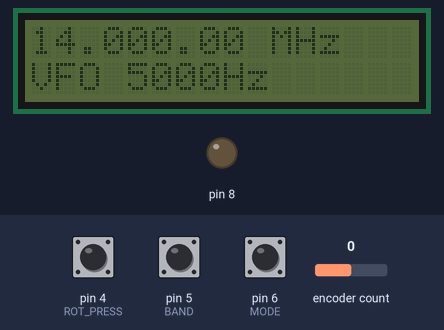
The sketch below on a simulated Arduino Uno, built with avr-gcc and run on an emulated ATmega328P. Shown: 16×2 character LCD, output pins drawn as LEDs (lit = HIGH). Inputs (shaded band) come from the test bench; at power-on: pin 6 (MODE) HIGH, pin 5 (BAND) HIGH, encoder count 0, pin 4 (ROT_PRESS) HIGH. Pins used as bus, display or sensor lines are not drawn; what the sketch prints to the serial monitor is not drawn.

Above: at 2.0 s.
2.1 s: pin 6 (MODE) pulled LOW for 0.15 s
At 3.3 s:
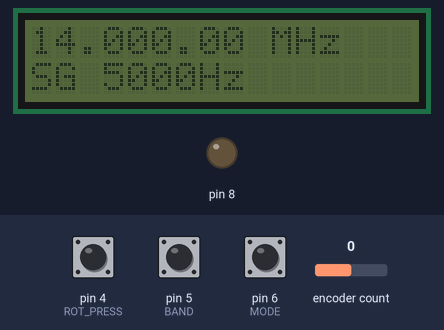
3.7 s: pin 5 (BAND) pulled LOW for 0.15 s
At 4.6 s:
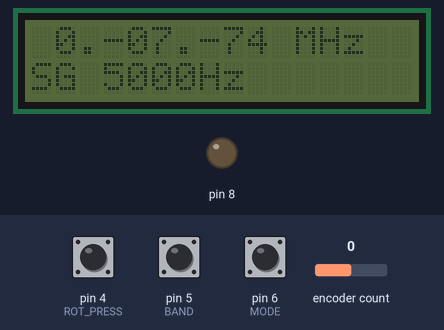
5.3 s: encoder count set to 1
At 5.6 s:
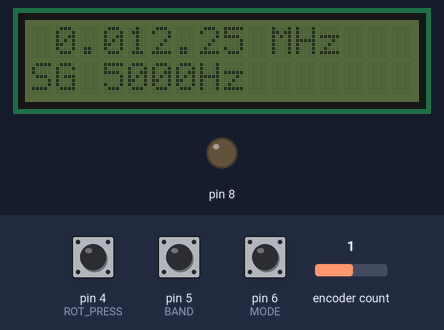
6.8 s: pin 4 (ROT_PRESS) pulled LOW for 0.15 s
At 8.0 s:
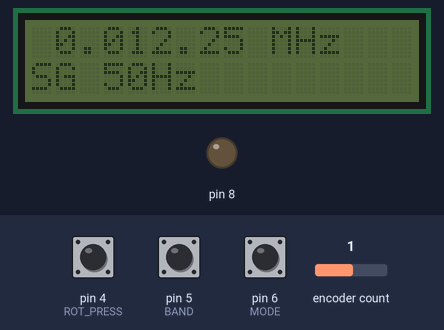
8.4 s: pin 4 (ROT_PRESS) pulled LOW for 1 s
At 9.3 s:
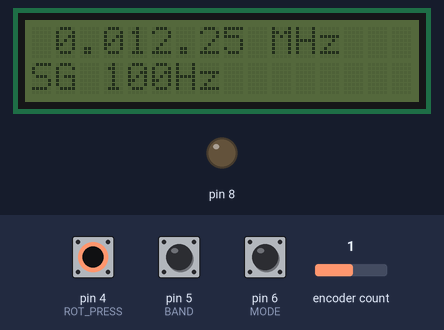
10.9 s: pin 5 (BAND) pulled LOW for 1 s
At 11.2 s:
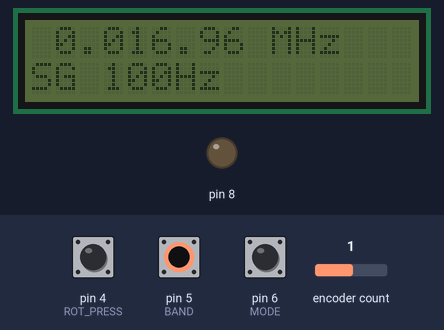
Timing chart, 0 to 13.9 s (numbered marks = the images above; inputs shaded):
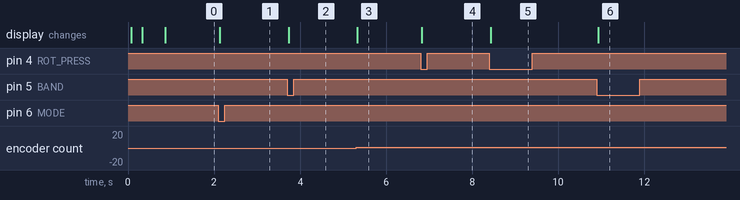

Measured:
- after the input at 2.1 s, the display: changes at once (image 1)
- after the input at 3.7 s, the display: changes at once (image 2)
- after the input at 5.3 s, the display: changes at once (image 3)
- after the input at 6.8 s, the display: changes at once (image 4)
- after the input at 8.4 s, the display: changes at once (image 5)
- after the input at 10.9 s, the display: changes at once (image 6)

The sketch:

dds60-siggen.ino
```cpp
/**
    Arduino DDS60 signal generator / VFO

      Arduino + Protoshield
         +- DDS60 -> SMA
              P1-1 -> D5  confirm ... ?
              P1-2 -> D9
              P1-3 -> D8
         +- LCD display (16x2)
              Serial board on I2C (SDA/SCL) 0x27
         +- Rotary Encoder - not tested  (see https://playground.arduino.cc/Main/RotaryEncoders/)
              Up/down - freq change
              Press - increment step 10/50/100/500/1000 kHz
         +- Buttons - not tested
              BAND - change band
              MODE - change mode (sweep,vfo,memory,sig-gen)
         +- RCA plugs on A3, A4, A5 for measurements.

     TODOs:
        - Debounce buttons
*/

#include <SPI.h>
#include <Wire.h>
#include <EEPROM.h>
#include <LCD_I2C.h>
#include <Encoder.h>
#include <Bounce2.h>
#include <dds60.h>

// DDS60 pins - don't mess with these
#define DDSLOAD 8
#define DDSCLOCK 9
#define DDSDATA 10

//buttons
#define BAND 5
#define MODE 6

// use 2/3 pins for interupts - hardwired now
#define ROT_UP 2
#define ROT_DOWN 3
#define ROT_PRESS 4

// analog a0, a1, a2 used by RCA ports

// static values
static unsigned long freq = 14000000L;  // 14mhz
static char mode = 'v';
static bool update = true;  // used to signal stopping a sweep/scan

// initialize LCD object
LCD_I2C display(0x27,16,2);  // set the LCD address to 0x27 for a 16 chars and 2 line display

// initialize DDS60 object
DDS60 dds60module(DDSLOAD, DDSCLOCK, DDSDATA);

// initialize encoder object
Encoder enc(ROT_UP,ROT_DOWN);

Bounce2::Button bandB = Bounce2::Button();
Bounce2::Button modeB = Bounce2::Button();
Bounce2::Button rotB = Bounce2::Button();


void setup() {
  // put your setup code here, to run once:

  Serial.begin(9600);
  while (!Serial) {
    ; // wait for serial port to connect. Needed for native USB port only
  }

  // initialize display
  displayInit();

  // initialize buttons
  buttonInit();


  // set frequency, uses this variable to not be constantly writing to VFO
  update = true;

  // check test
  checkTest();

}


void checkTest() {
    // if BAND and MODE buttons are pressed, enter test mode
  //bandB.update();
  modeB.update();
  if(modeB.pressed()){
    mode = 't';  // enter test mode
  }
  display.setCursor(0,0);
  display.print(F("TEST MODE"));
  delay(500);
}


void displayInit() {
  // display.begin(16, 2);
  display.begin();
  // display.backlight();

  // Show initial display buffer contents on the screen --
  // the library initializes this with an Adafruit splash screen.
  // display.display();
  //delay(250); // Pause for 1 seconds
  display.print(F("kc2ihx dds"));
  delay(250);

  // Clear the buffer
  display.clear();

}

void buttonInit()
{
   bandB.attach(BAND, INPUT_PULLUP);
   modeB.attach(MODE, INPUT_PULLUP);
   rotB.attach(ROT_PRESS, INPUT_PULLUP);
   bandB.interval(5);
   modeB.interval(5);
   rotB.interval(5);
   bandB.setPressedState(LOW);
   modeB.setPressedState(LOW);
   rotB.setPressedState(LOW);

}

// sweeps constants
// sweep reach in khz
static uint8_t i_sweep_size = 0;
static const PROGMEM uint8_t n_sweep_size = 10;
static const PROGMEM long sweep_size[] = {
  1, 2, 5, 10, 20, 50, 100, 500, 1000, 5000
};
// sweep size in hz
static uint8_t i_sweep_step = 0;
static const PROGMEM uint8_t n_sweep_step = 7;
static const PROGMEM long sweep_step[] = {
  1, 5, 10, 50, 100, 500, 1000
};

void sweep() {
  /**
     loop from _start to _end once
  */
  int end_freq = freq + sweep_size[i_sweep_size] * 1000;
  int sweep_freq = freq;
  while ((sweep_freq >= end_freq) & not update) {
    //setFreq(sweep_freq);
    dds60module.tune(sweep_freq);
    sweep_freq += sweep_step[i_sweep_step];
  }
}


// memory constants
//see eprom get
// up to 255 memories (maybe less  1024kb on Leonardo, 4 bytes for freq, 8 byte name = 85 memories, maybe limit to 64)
// store 4 bytes of metadata: n_mem, last_mem,
static uint8_t n_mem; // get from eeprom as first field
static uint8_t i_mem = 0;
static char mem_name[8];

struct MemItem {
  int freq;
  char memName[8];
};

void memory_write() {
  /**
     use eeprom to store/retrieve memory; eventually implement serial for storing names.
  */
  EEPROM.get(1,n_mem);
  int max_mem = (EEPROM.length()-4)/sizeof(MemItem);

  MemItem entry;
  if(Serial.available() > 0){
    // input format = 1,1400
    char memLoc=(char)Serial.parseInt();
    entry.freq = Serial.parseInt(); // docs claim this reads a long
    String nm = Serial.readStringUntil('\n');
    nm.toCharArray(entry.memName, 8);
    if(memLoc > max_mem or memLoc > (n_mem+1)){ // check that in valid range.
      Serial.print(F("invalid mem num; no write"));
      return;
    }
    EEPROM.put(memLoc*sizeof(MemItem)+4,entry);
    if(memLoc > n_mem){
      EEPROM.put(1, n_mem+1); // update memory count
    }
    i_mem = memLoc;
  }
  memory_read();
}

void memory_read() {
  /**
     read from eeprom
  */
  EEPROM.get(1,n_mem);
  //int max_mem = min(n_mem, (EEPROM.length()-4)/sizeof(MemItem));
  int address = i_mem*sizeof(MemItem) + 4;
  MemItem entry;
  EEPROM.get(address, entry);
  freq = entry.freq;
  //mem_name = entry.memName;
  strncpy(mem_name, entry.memName, sizeof(entry.memName) - 1);
}

// vfo constants
// vfo steps in hz
static uint8_t i_vfo_step = 6; // start at 1khz step
static const PROGMEM uint8_t n_vfo_step = 7;
static const PROGMEM long vfo_step[] = {
  50, 100, 250, 500, 1000, 2500, 5000
};
// band constants
static uint8_t i_band = 5; //start at 20m
static const PROGMEM uint8_t n_band = 11;
static const PROGMEM unsigned int band_name[] = {
  630, 160, 80, 40, 30, 20, 17, 15, 12, 10, 6
};
static const PROGMEM unsigned long band_start[] = {
  472, 1800, 3500, 7000, 10100, 14000, 18068, 21000, 29890, 28000, 50000
};
static const PROGMEM unsigned long band_end[] = {
  479, 2000, 4000, 7300, 10150, 14350, 18168, 21450, 24990, 29700, 54000
};


void rotate(int sign) {
  update = true;
  switch (mode) {
    case 'm':
      // in/decrement memory index
      i_mem = (i_mem + sign) % n_mem;
      break;
    case 's':
      // adjust sweep start freq
      freq += sign * sweep_step[i_sweep_step];
      break;
    case 'g':
      // adjust frequency
      freq += (sign * vfo_step[i_vfo_step]);
      break;
    case 'v':
      freq += (sign * vfo_step[i_vfo_step]);
      if (freq > band_end[i_band] * 1000) {
        freq = band_start[i_band] * 1000;
      }
      if (freq < band_start[i_band] * 1000){
        freq = band_end[i_band]*1000;
      }
      break;
  }
}

void ch_mode() {
  update = true;
  switch (mode) {
    case 's':
      mode = 'v'; // skip to v until mem is implemented
      break;
    case 'm':
      // memory read mode
      mode = 'v';
      break;
    case 'w':
      // memory write mode (serial input)
      mode = 'v';
      break;
    case 'v':
      mode = 'g';
      break;
    case 'g':
      mode = 's';
      break;
    case 't':  // stay in this mode always until reset
      mode = 't';
      break;
  }
}

void ch_step() {
  update = true;
  switch (mode) {
    case 'm':
      break;
    case 's':
      i_sweep_step = (i_sweep_step + 1) % n_sweep_step;
      break;
    case 'v':
    case 'g':
      i_vfo_step = (i_vfo_step + 1) % n_vfo_step;
      break;
  }
}

void ch_band() {
  update = true;
  switch (mode) {
    case 's':
      // in sweep mode this should set sweep size
      i_sweep_size = (i_sweep_size + 1) % n_sweep_size;
      break;
    case 'v':
      i_band = (i_band + 1) % n_band;
      freq = band_start[i_band] * 1000;
      break;
    case 'g':
      // increment Mhz by 1
      int mhz = freq / 1000 / 1000;
      mhz += 1;
      if (mhz > 59) {
        mhz = 1;
      }
      freq = mhz * 1000 * 1000;
      break;
  }
}


void displayFreq(long _freq) {
  /**
     Wrties frequency to display
       MHZ,KHZ
       MODE STEPkHz
  */
  int mhz = (_freq / 1000) / 1000;
  int khz = (_freq / 1000) % 1000;
  int _10hz = ((_freq % 1000) % 1000) / 10;

  display.clear();
  // print frequency
  char strBuf[16];
//  sprintf(strBuf, "%2d.%03d.%02d MHz", mhz, khz, _10hz);
  sprintf(strBuf, "%2d.%03d.%02d MHz", mhz, khz, _10hz);
  display.setCursor(0,0);
  display.print(strBuf);
  Serial.println(strBuf);

  // followed by printing the mode
  char strBuf2[16];
  switch (mode) {
    case 's':
      sprintf(strBuf2, "SWP %4d khz", (int) sweep_step[i_sweep_step]);
      break;
    case 'v':
      sprintf(strBuf2, "VFO %dHz", (int) vfo_step[i_vfo_step]);
      break;
    case 'm':
      sprintf(strBuf2, "M%4d%s", i_mem, mem_name);
      break;
    case 'g':
      sprintf(strBuf2, "SG %dHz", (int) vfo_step[i_vfo_step]);
      break;
  }
  display.setCursor(0,1);
  display.print(strBuf2);
  Serial.println(strBuf2);

  display.display(); // need this to update display!

}

void setFreq(long _freq) {
  dds60module.tune(_freq); // output as long
  displayFreq(_freq);
}


 void test_mode(){
   display.println("TESTMODE12345678");
   display.println("THIS IS A TEST!~") ;
   if(digitalRead(MODE) == LOW){
      display.println("MODE");
      display.println("RESET EXIT");
   }
   if(digitalRead(BAND) == LOW){
      display.println("BAND");
      display.println("RESET EXIT");
   }
   if(digitalRead(ROT_PRESS) == LOW){
      display.println("ROT_PRESS");
      display.println("RESET EXIT");
   }
 }


long encPosition = -999;

void loop() {
  bandB.update();
  if(bandB.pressed()){
    ch_band();
  }
  modeB.update();
  if(modeB.pressed()){
    ch_mode();
  }
  rotB.update();
  if(rotB.pressed()){
    ch_step();
  }

  // update encoder
  long newPos = enc.read();
  if(newPos != encPosition){
    long diff = newPos - encPosition;
    if(diff > 1){
      rotate(diff);
    }
    if(diff < -1){
      rotate(diff);
    }
    encPosition = newPos;
  }

  switch (mode) {
    case 't':
      test_mode();
    case 's':
      sweep();
      break;
    case 'w':
      memory_write();
      break;
    case 'm':
      memory_read(); //somehow call update first time only.
      break;
    default: // cases v,g,m
      if (update) setFreq(freq);
      break;
  }
  update = false;
}
```
